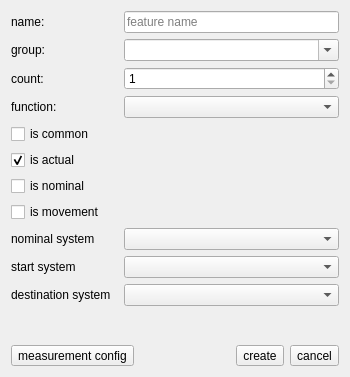
<?xml version="1.0" encoding="UTF-8"?>
<ui version="4.0">
 <class>CreateFeatureDialog</class>
 <widget class="QDialog" name="CreateFeatureDialog">
  <property name="geometry">
   <rect>
    <x>0</x>
    <y>0</y>
    <width>350</width>
    <height>377</height>
   </rect>
  </property>
  <property name="sizePolicy">
   <sizepolicy hsizetype="Preferred" vsizetype="Preferred">
    <horstretch>0</horstretch>
    <verstretch>0</verstretch>
   </sizepolicy>
  </property>
  <property name="windowTitle">
   <string>Dialog</string>
  </property>
  <layout class="QGridLayout" name="gridLayout">
   <item row="0" column="0">
    <layout class="QVBoxLayout" name="verticalLayout">
     <item>
      <layout class="QHBoxLayout" name="horizontalLayout_2" stretch="1,2">
       <item>
        <widget class="QLabel" name="label_name">
         <property name="text">
          <string>name:</string>
         </property>
        </widget>
       </item>
       <item>
        <widget class="QLineEdit" name="lineEdit_name">
         <property name="placeholderText">
          <string>feature name</string>
         </property>
        </widget>
       </item>
      </layout>
     </item>
     <item>
      <layout class="QHBoxLayout" name="horizontalLayout_7" stretch="1,2">
       <item>
        <widget class="QLabel" name="label_group">
         <property name="text">
          <string>group: </string>
         </property>
        </widget>
       </item>
       <item>
        <widget class="QComboBox" name="comboBox_group">
         <property name="editable">
          <bool>true</bool>
         </property>
        </widget>
       </item>
      </layout>
     </item>
     <item>
      <layout class="QHBoxLayout" name="horizontalLayout_3" stretch="1,2">
       <item>
        <widget class="QLabel" name="label_count">
         <property name="text">
          <string>count:</string>
         </property>
        </widget>
       </item>
       <item>
        <widget class="QSpinBox" name="spinBox_count">
         <property name="minimum">
          <number>1</number>
         </property>
         <property name="maximum">
          <number>1000</number>
         </property>
        </widget>
       </item>
      </layout>
     </item>
     <item>
      <layout class="QHBoxLayout" name="horizontalLayout_8" stretch="1,2">
       <item>
        <widget class="QLabel" name="label_function">
         <property name="text">
          <string>function:</string>
         </property>
        </widget>
       </item>
       <item>
        <widget class="QComboBox" name="comboBox_function">
         <property name="sizePolicy">
          <sizepolicy hsizetype="Ignored" vsizetype="Fixed">
           <horstretch>0</horstretch>
           <verstretch>0</verstretch>
          </sizepolicy>
         </property>
         <property name="sizeAdjustPolicy">
          <enum>QComboBox::AdjustToContentsOnFirstShow</enum>
         </property>
        </widget>
       </item>
      </layout>
     </item>
     <item>
      <widget class="QCheckBox" name="checkBox_isCommon">
       <property name="text">
        <string>is common</string>
       </property>
      </widget>
     </item>
     <item>
      <widget class="QCheckBox" name="checkBox_isActual">
       <property name="text">
        <string>is actual</string>
       </property>
       <property name="checked">
        <bool>true</bool>
       </property>
      </widget>
     </item>
     <item>
      <widget class="QCheckBox" name="checkBox_isNominal">
       <property name="text">
        <string>is nominal</string>
       </property>
      </widget>
     </item>
     <item>
      <widget class="QCheckBox" name="checkBox_isMovement">
       <property name="text">
        <string>is movement</string>
       </property>
      </widget>
     </item>
     <item>
      <layout class="QHBoxLayout" name="horizontalLayout_4" stretch="1,2">
       <item>
        <widget class="QLabel" name="label_nominalSystem">
         <property name="text">
          <string>nominal system</string>
         </property>
        </widget>
       </item>
       <item>
        <widget class="QComboBox" name="comboBox_nominalSystem"/>
       </item>
      </layout>
     </item>
     <item>
      <layout class="QHBoxLayout" name="horizontalLayout_5" stretch="1,2">
       <item>
        <widget class="QLabel" name="label_startSystem">
         <property name="text">
          <string>start system</string>
         </property>
        </widget>
       </item>
       <item>
        <widget class="QComboBox" name="comboBox_startSystem"/>
       </item>
      </layout>
     </item>
     <item>
      <layout class="QHBoxLayout" name="horizontalLayout_6" stretch="1,2">
       <item>
        <widget class="QLabel" name="label_destinationSystem">
         <property name="text">
          <string>destination system</string>
         </property>
        </widget>
       </item>
       <item>
        <widget class="QComboBox" name="comboBox_destinationSystem"/>
       </item>
      </layout>
     </item>
     <item>
      <spacer name="verticalSpacer">
       <property name="orientation">
        <enum>Qt::Vertical</enum>
       </property>
       <property name="sizeHint" stdset="0">
        <size>
         <width>20</width>
         <height>40</height>
        </size>
       </property>
      </spacer>
     </item>
     <item>
      <layout class="QHBoxLayout" name="horizontalLayout">
       <item>
        <widget class="QToolButton" name="toolButton_mConfig">
         <property name="text">
          <string>measurement config</string>
         </property>
        </widget>
       </item>
       <item>
        <spacer name="horizontalSpacer">
         <property name="orientation">
          <enum>Qt::Horizontal</enum>
         </property>
         <property name="sizeHint" stdset="0">
          <size>
           <width>40</width>
           <height>20</height>
          </size>
         </property>
        </spacer>
       </item>
       <item>
        <widget class="QToolButton" name="toolButton_create">
         <property name="text">
          <string>create</string>
         </property>
        </widget>
       </item>
       <item>
        <widget class="QToolButton" name="toolButton_cancel">
         <property name="text">
          <string>cancel</string>
         </property>
        </widget>
       </item>
      </layout>
     </item>
    </layout>
   </item>
  </layout>
 </widget>
 <resources/>
 <connections/>
</ui>
